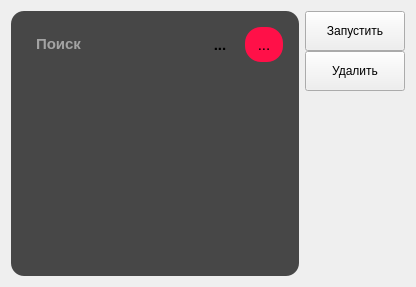
          <widget class="QWidget" name="tab_5">
           <attribute name="title">
            <string>Моя библиотека</string>
           </attribute>
           <layout class="QGridLayout" name="gridLayout_5">
            <item row="0" column="2" rowspan="6">
             <layout class="QVBoxLayout" name="verticalLayout_3">
              <property name="spacing">
               <number>0</number>
              </property>
              <property name="rightMargin">
               <number>0</number>
              </property>
              <item>
               <widget class="QToolButton" name="toolButton_10">
                <property name="sizePolicy">
                 <sizepolicy hsizetype="Preferred" vsizetype="Fixed">
                  <horstretch>0</horstretch>
                  <verstretch>0</verstretch>
                 </sizepolicy>
                </property>
                <property name="minimumSize">
                 <size>
                  <width>100</width>
                  <height>40</height>
                 </size>
                </property>
                <property name="styleSheet">
                 <string notr="true"/>
                </property>
                <property name="text">
                 <string>Запустить</string>
                </property>
                <property name="checkable">
                 <bool>true</bool>
                </property>
                <property name="autoRepeat">
                 <bool>true</bool>
                </property>
                <property name="autoExclusive">
                 <bool>true</bool>
                </property>
               </widget>
              </item>
              <item>
               <widget class="QToolButton" name="toolButton_7">
                <property name="sizePolicy">
                 <sizepolicy hsizetype="Preferred" vsizetype="Fixed">
                  <horstretch>0</horstretch>
                  <verstretch>0</verstretch>
                 </sizepolicy>
                </property>
                <property name="minimumSize">
                 <size>
                  <width>100</width>
                  <height>40</height>
                 </size>
                </property>
                <property name="styleSheet">
                 <string notr="true"/>
                </property>
                <property name="text">
                 <string>Удалить</string>
                </property>
                <property name="checkable">
                 <bool>true</bool>
                </property>
                <property name="autoRepeat">
                 <bool>true</bool>
                </property>
                <property name="autoExclusive">
                 <bool>true</bool>
                </property>
               </widget>
              </item>
              <item>
               <spacer name="verticalSpacer_4">
                <property name="orientation">
                 <enum>Qt::Vertical</enum>
                </property>
                <property name="sizeHint" stdset="0">
                 <size>
                  <width>20</width>
                  <height>40</height>
                 </size>
                </property>
               </spacer>
              </item>
             </layout>
            </item>
            <item row="0" column="0" rowspan="8">
             <widget class="QGroupBox" name="groupBox_4">
              <property name="sizePolicy">
               <sizepolicy hsizetype="MinimumExpanding" vsizetype="Preferred">
                <horstretch>0</horstretch>
                <verstretch>0</verstretch>
               </sizepolicy>
              </property>
              <property name="styleSheet">
               <string notr="true">background-color: rgb(71, 71, 71);
font:11pt;
font-weight:900;
border-radius:13px;
padding:7px;

</string>
              </property>
              <property name="title">
               <string/>
              </property>
              <layout class="QGridLayout" name="gridLayout_11">
               <item row="1" column="0" colspan="3">
                <widget class="QListWidget" name="listWidget_3">
                 <property name="autoFillBackground">
                  <bool>true</bool>
                 </property>
                 <property name="styleSheet">
                  <string notr="true">QScrollBar:vertical {
background-color: transparent;
width: 25px;
margin: 0px 0px 0px 0px;
}
QScrollBar::handle:vertical {
border-radius: 5px;
background: rgb(48, 48, 48);
min-height: 48px;
}

/* This remvoes the bottom button by setting the height to 0px */
QScrollBar::add-line:vertical {
height: 0px;
subcontrol-position: bottom;
subcontrol-origin: margin;
}

/* This remvoes the top button by setting the height to 0px */
QScrollBar::sub-line:vertical {
height: 0px;
subcontrol-position: top;
subcontrol-origin: margin;
}

/* need this to get rid of crosshatching on scrollbar background */
QScrollBar::add-page:vertical, QScrollBar::sub-page:vertical {
background: none;
}
QListWidget{
color:rgb(255, 255, 255);
background-color: rgb(71, 71, 71);
font: 16pt &quot;Franxurter Totally&quot;;
border:none;
border-radius:13px;
padding:5px;

}
QListWidget::item::selected{
padding:-0px;
border-radius:7px;
background-color:  rgb(255, 16, 72);
color:rgb(255, 255, 255);
}
QListWidget::item{
padding:5px;
color:rrgb(255, 16, 72);
}</string>
                 </property>
                 <property name="frameShape">
                  <enum>QFrame::StyledPanel</enum>
                 </property>
                 <property name="autoScroll">
                  <bool>false</bool>
                 </property>
                 <property name="tabKeyNavigation">
                  <bool>false</bool>
                 </property>
                 <property name="showDropIndicator" stdset="0">
                  <bool>false</bool>
                 </property>
                 <property name="dragEnabled">
                  <bool>false</bool>
                 </property>
                 <property name="dragDropMode">
                  <enum>QAbstractItemView::NoDragDrop</enum>
                 </property>
                 <property name="alternatingRowColors">
                  <bool>false</bool>
                 </property>
                 <property name="selectionMode">
                  <enum>QAbstractItemView::ExtendedSelection</enum>
                 </property>
                 <property name="selectionBehavior">
                  <enum>QAbstractItemView::SelectItems</enum>
                 </property>
                 <property name="iconSize">
                  <size>
                   <width>32</width>
                   <height>32</height>
                  </size>
                 </property>
                 <property name="movement">
                  <enum>QListView::Static</enum>
                 </property>
                 <property name="flow">
                  <enum>QListView::TopToBottom</enum>
                 </property>
                 <property name="isWrapping" stdset="0">
                  <bool>false</bool>
                 </property>
                 <property name="resizeMode">
                  <enum>QListView::Adjust</enum>
                 </property>
                 <property name="layoutMode">
                  <enum>QListView::SinglePass</enum>
                 </property>
                 <property name="viewMode">
                  <enum>QListView::ListMode</enum>
                 </property>
                 <property name="uniformItemSizes">
                  <bool>false</bool>
                 </property>
                 <property name="batchSize">
                  <number>150</number>
                 </property>
                 <property name="wordWrap">
                  <bool>false</bool>
                 </property>
                 <property name="selectionRectVisible">
                  <bool>false</bool>
                 </property>
                </widget>
               </item>
               <item row="0" column="0">
                <widget class="QLineEdit" name="lineEdit_4">
                 <property name="palette">
                  <palette>
                   <active>
                    <colorrole role="WindowText">
                     <brush brushstyle="SolidPattern">
                      <color alpha="255">
                       <red>255</red>
                       <green>255</green>
                       <blue>255</blue>
                      </color>
                     </brush>
                    </colorrole>
                    <colorrole role="Button">
                     <brush brushstyle="SolidPattern">
                      <color alpha="255">
                       <red>71</red>
                       <green>71</green>
                       <blue>71</blue>
                      </color>
                     </brush>
                    </colorrole>
                    <colorrole role="Text">
                     <brush brushstyle="SolidPattern">
                      <color alpha="255">
                       <red>255</red>
                       <green>255</green>
                       <blue>255</blue>
                      </color>
                     </brush>
                    </colorrole>
                    <colorrole role="ButtonText">
                     <brush brushstyle="SolidPattern">
                      <color alpha="255">
                       <red>255</red>
                       <green>255</green>
                       <blue>255</blue>
                      </color>
                     </brush>
                    </colorrole>
                    <colorrole role="Base">
                     <brush brushstyle="SolidPattern">
                      <color alpha="255">
                       <red>71</red>
                       <green>71</green>
                       <blue>71</blue>
                      </color>
                     </brush>
                    </colorrole>
                    <colorrole role="Window">
                     <brush brushstyle="SolidPattern">
                      <color alpha="255">
                       <red>71</red>
                       <green>71</green>
                       <blue>71</blue>
                      </color>
                     </brush>
                    </colorrole>
                    <colorrole role="PlaceholderText">
                     <brush brushstyle="SolidPattern">
                      <color alpha="255">
                       <red>255</red>
                       <green>255</green>
                       <blue>255</blue>
                      </color>
                     </brush>
                    </colorrole>
                   </active>
                   <inactive>
                    <colorrole role="WindowText">
                     <brush brushstyle="SolidPattern">
                      <color alpha="255">
                       <red>255</red>
                       <green>255</green>
                       <blue>255</blue>
                      </color>
                     </brush>
                    </colorrole>
                    <colorrole role="Button">
                     <brush brushstyle="SolidPattern">
                      <color alpha="255">
                       <red>71</red>
                       <green>71</green>
                       <blue>71</blue>
                      </color>
                     </brush>
                    </colorrole>
                    <colorrole role="Text">
                     <brush brushstyle="SolidPattern">
                      <color alpha="255">
                       <red>255</red>
                       <green>255</green>
                       <blue>255</blue>
                      </color>
                     </brush>
                    </colorrole>
                    <colorrole role="ButtonText">
                     <brush brushstyle="SolidPattern">
                      <color alpha="255">
                       <red>255</red>
                       <green>255</green>
                       <blue>255</blue>
                      </color>
                     </brush>
                    </colorrole>
                    <colorrole role="Base">
                     <brush brushstyle="SolidPattern">
                      <color alpha="255">
                       <red>71</red>
                       <green>71</green>
                       <blue>71</blue>
                      </color>
                     </brush>
                    </colorrole>
                    <colorrole role="Window">
                     <brush brushstyle="SolidPattern">
                      <color alpha="255">
                       <red>71</red>
                       <green>71</green>
                       <blue>71</blue>
                      </color>
                     </brush>
                    </colorrole>
                    <colorrole role="PlaceholderText">
                     <brush brushstyle="SolidPattern">
                      <color alpha="255">
                       <red>255</red>
                       <green>255</green>
                       <blue>255</blue>
                      </color>
                     </brush>
                    </colorrole>
                   </inactive>
                   <disabled>
                    <colorrole role="WindowText">
                     <brush brushstyle="SolidPattern">
                      <color alpha="255">
                       <red>255</red>
                       <green>255</green>
                       <blue>255</blue>
                      </color>
                     </brush>
                    </colorrole>
                    <colorrole role="Button">
                     <brush brushstyle="SolidPattern">
                      <color alpha="255">
                       <red>71</red>
                       <green>71</green>
                       <blue>71</blue>
                      </color>
                     </brush>
                    </colorrole>
                    <colorrole role="Text">
                     <brush brushstyle="SolidPattern">
                      <color alpha="255">
                       <red>255</red>
                       <green>255</green>
                       <blue>255</blue>
                      </color>
                     </brush>
                    </colorrole>
                    <colorrole role="ButtonText">
                     <brush brushstyle="SolidPattern">
                      <color alpha="255">
                       <red>255</red>
                       <green>255</green>
                       <blue>255</blue>
                      </color>
                     </brush>
                    </colorrole>
                    <colorrole role="Base">
                     <brush brushstyle="SolidPattern">
                      <color alpha="255">
                       <red>71</red>
                       <green>71</green>
                       <blue>71</blue>
                      </color>
                     </brush>
                    </colorrole>
                    <colorrole role="Window">
                     <brush brushstyle="SolidPattern">
                      <color alpha="255">
                       <red>71</red>
                       <green>71</green>
                       <blue>71</blue>
                      </color>
                     </brush>
                    </colorrole>
                    <colorrole role="PlaceholderText">
                     <brush brushstyle="SolidPattern">
                      <color alpha="255">
                       <red>255</red>
                       <green>255</green>
                       <blue>255</blue>
                      </color>
                     </brush>
                    </colorrole>
                   </disabled>
                  </palette>
                 </property>
                 <property name="styleSheet">
                  <string notr="true">border: 1px 1px 0px 1px;
color: rgb(255, 255, 255);
font: 16pt &quot;Franxurter Totally&quot;;</string>
                 </property>
                 <property name="placeholderText">
                  <string>Поиск</string>
                 </property>
                </widget>
               </item>
               <item row="0" column="1">
                <widget class="QToolButton" name="toolButton_8">
                 <property name="text">
                  <string>...</string>
                 </property>
                 <property name="icon">
                  <iconset resource="../resource.qrc">
                   <normaloff>:/newPrefix/img/cross.svg</normaloff>:/newPrefix/img/cross.svg</iconset>
                 </property>
                 <property name="iconSize">
                  <size>
                   <width>13</width>
                   <height>13</height>
                  </size>
                 </property>
                </widget>
               </item>
               <item row="0" column="2">
                <widget class="QToolButton" name="toolButton_9">
                 <property name="styleSheet">
                  <string notr="true">QToolButton{
border-radius:16px;
background-color: rgb(255, 16, 72);
border:none;
font:  11pt;
}</string>
                 </property>
                 <property name="text">
                  <string>...</string>
                 </property>
                 <property name="icon">
                  <iconset resource="../resource.qrc">
                   <normaloff>:/newPrefix/img/search-3-16.ico</normaloff>:/newPrefix/img/search-3-16.ico</iconset>
                 </property>
                </widget>
               </item>
              </layout>
             </widget>
            </item>
           </layout>
          </widget>
